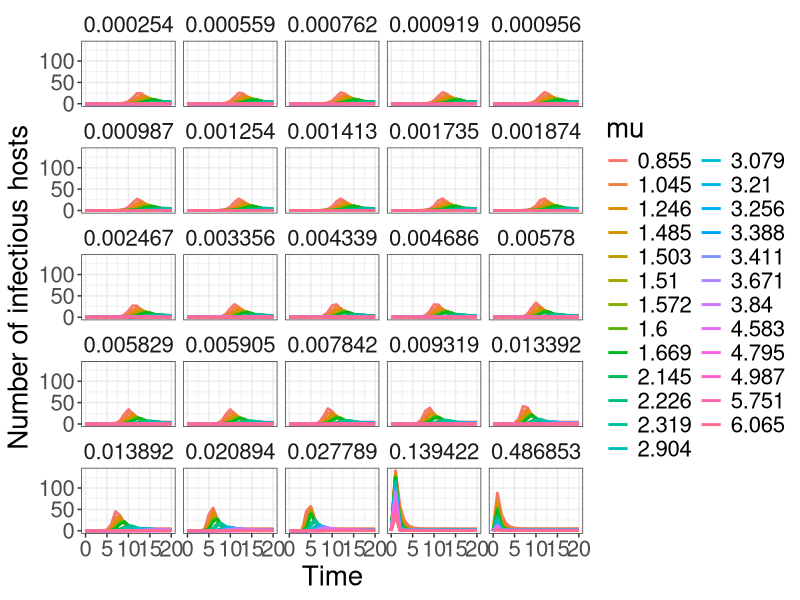

Reproduce this figure in R.
# CWD Mathematical Model
# Data set-up for Shiny App
# Date created: 09/06/2021
# Data last updated: 09/14/2021

# Created by: David Paez


# Packages
if(!require(ggplot2)) install.packages(ggplot2)
if(!require(tidyverse)) install.packages(tidyverse)
if(!require(deSolve)) install.packages(deSolve)


# Model Specification (user defined formula) ------------------------------

SIEmod <- function(times, State, Pars) {
   
   with(as.list(c(State, Pars)), {
      
      dS <-   alpha - S * (beta * I + gamma * E + m)
      dI <-   S * (beta * I + gamma * E) - I * (m + mu)
      dE <-   epsilon * I - tau * E
      
      return(list(c(dS, dI, dE)))
   })
}



# Defining Parameter Values -----------------------------------------------

alpha <- 4.48307

# Generating 25 beta values from a lognormal with mean equal to estimated value
beta_vec <- rlnorm(25, log(0.002446), 2) 

# Generating 25 mu values from a lognormal with mean equal to estimated value
mu_vec <-   rlnorm(25, log(2.617254), 0.5) 

m <- 0.103202
gamma <- 0.206146
epsilon <- 0.150344
tau <- 0.135785
S0 <- 180

# Associate every value in beta_vec with every value in mu_vec (combination)
beta_mu_vals <- expand.grid(beta_vec, mu_vec)
names(beta_mu_vals) <- c("beta", "mu")


# Output Storage ----------------------------------------------------------

# Initiate an empty data frame with 11 columns (one column for time,
# compartment, number and one for each of the parameters) and 0 rows
Output <- data.frame(matrix(ncol = 11, nrow = 0))

# Can also create an empty one
Output <- data.frame()
   

# Loop to supply Ouptut varibale with information
for(p in 1:nrow(beta_mu_vals)){
   
   # Defining parameter values (create a vector of parameters)
   parsSIE <- c(alpha = alpha,
                m = m, 
                gamma = gamma,
                epsilon = epsilon,
                tau = tau,
                S0 = S0,
                beta = beta_mu_vals[p, 1],
                mu =   beta_mu_vals[p, 2])
 
   # time scale
   times <- seq(0, 20, 1)

   # Solution of diff eqn model
   out <- as.data.frame(ode(func = SIEmod, y = c(S = S0, I = 0 ,  E =0.0000003),  
                            parms = parsSIE, times = times))

   names(out)[2:4] <- c("Susceptible", "Infectious", "Virus")
   
   # Converting to long format for plots
   outL <- out %>% 
      gather(key = Compartment, value = Number, -time) %>% 
      data.frame()
   
   outL$Compartment <- factor(outL$Compartment, levels = c("Susceptible", "Infectious", "Virus"))
   
   outL <- bind_cols(outL, data.frame(t(matrix(parsSIE))))
   head(outL)
   names(outL)[4:ncol(outL)] <- c("alpha", "m", "gamma", "epsilon",
                                  "tau", "S0", "beta", "mu")
   
   Output <- rbind(Output, outL)
 }




# Plot (focusing only on infections groups) -------------------------------

SIE_plot <- Output  %>%  filter(Compartment== "Infectious") %>%
   mutate(beta = as.character(round(beta, 6)),
          mu = as.character(round(mu, 3))) %>%
   ggplot(aes(x = time, y = Number, group = mu, color = mu)) +
   ylab("Number of infectious hosts") + 
   xlab("Time") + geom_line(size = 1) + facet_wrap(~ beta) +
   theme_bw() + theme(text = element_text(size = 20), 
                      strip.background = element_blank())
SIE_plot
